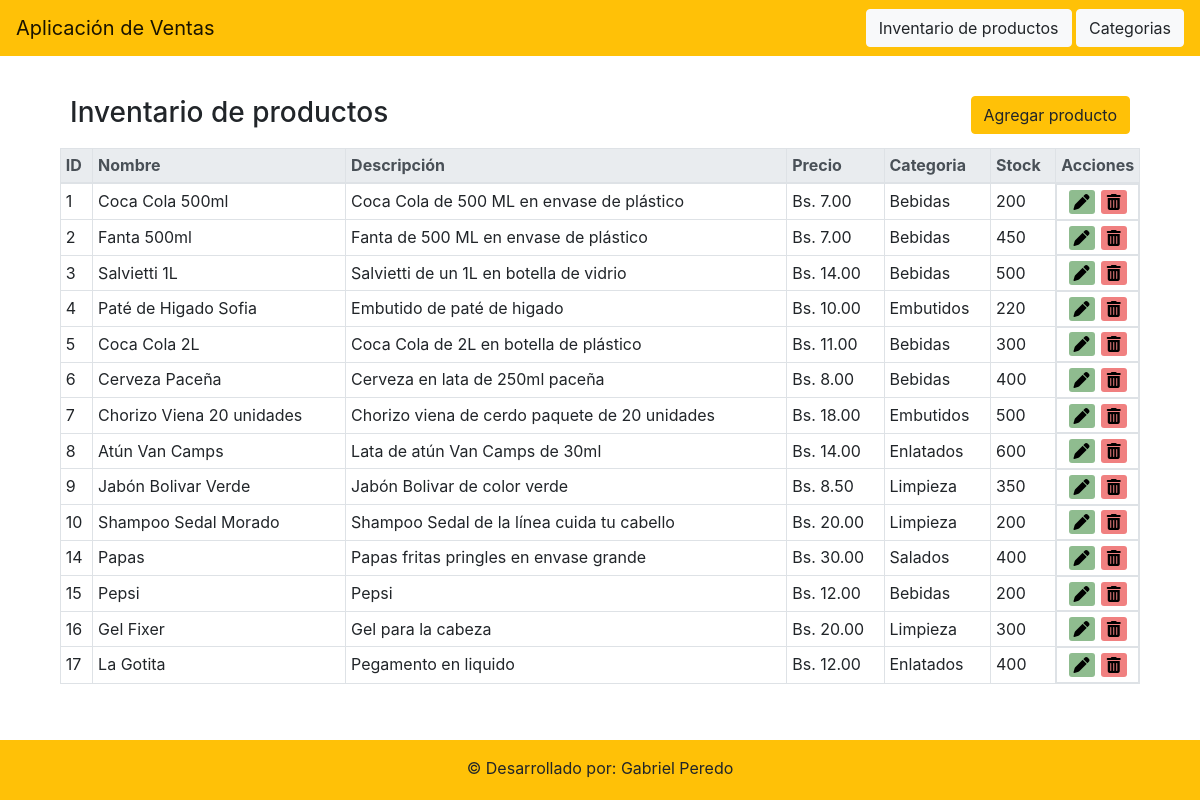
The app's page /productos_lista with its own data.
### ventas/models/producto.py (models this page shows, shortened)
class Producto(models.Model):
    id = models.AutoField(primary_key=True)
    nombre = models.CharField(max_length=300)
    precio_actual = models.DecimalField(max_digits=50, decimal_places=2)
    stock_actual = models.IntegerField(null=False)
    descripcion = models.CharField(max_length=300)
    imagen = models.ImageField(blank=True, upload_to='images')
    fk_categoria = models.ForeignKey(Categoria, on_delete=models.CASCADE, related_name='Categoria', null=False)
    class Meta:
        db_table = 'ventas_productos'

### ventas/models/categoria.py (models this page shows)
class Categoria(models.Model):
    id = models.AutoField(primary_key=True)
    nombre = models.CharField(max_length=50)
    class Meta:
        db_table = 'ventas_categorias'
    def __str__(self):
        return self.nombre

### ventas/views/producto_view.py (the view)
# urls.py: path('productos_lista', producto_view.ProductoListView.as_view(), name="Productos lista"),
class ProductoListView(generic.ListView):
    model = Producto

### ventas/templates/ventas/producto_list.html
{% extends 'base.html' %}
{% block content %}
    <div style="display: flex; flex-direction:column ;justify-content: center; align-items: center; padding-top: 30px">
        <div style="padding: 10px; display: flex; justify-content: space-between; width: 90%">
            <h3>Inventario de productos</h3>
            <div>
                <a class="btn btn-warning" href="{% url 'Producto crear' %}">Agregar producto</a>
            </div>
        </div>
        {% if producto_list %}
        <table class="table table-sm table-bordered table-hover" style="width: 90%">
            <thead class="thead-light">
                <tr>
                    <th>ID</th>
                    <th>Nombre</th>
                    <th>Descripción</th>
                    <th>Precio</th>
                    <th>Categoria</th>
                    <th>Stock</th>
                    <th style="width: 1%">Acciones</th>
                </tr>
            </thead>
            <tbody>
                {% for producto in producto_list %}
                    <tr>
                        <td>{{ producto.id }}</td>
                        <td>{{ producto.nombre }}</td>
                        <td>{{ producto.descripcion }}</td>
                        <td>Bs. {{ producto.precio_actual }}</td>
                        <td>{{ producto.fk_categoria }}</td>
                        <td>{{ producto.stock_actual }}</td>
                        <td class="th-buttons">
                            <a class="link-button" style="background: darkseagreen" href="{% url 'Producto editar' producto.id %}">
                                <i class="fas fa-pen fa-fw"></i>
                            </a>
                            <a class="link-button" style="background: lightcoral" href="{% url 'Producto eliminar' producto.id %}">
                                <i class="fas fa-trash-alt fa-fw"></i>
                            </a>
                        </td>
                    </tr>
                {% endfor %}
            </tbody>
        </table>
        {% else %}
            <h2>No hay nada</h2>
        {% endif %}
    </div>
{% endblock %}

### ventas/static/ventas/style.css (style rules this page uses)
body { display: flex; min-height: 100vh; flex-direction: column; }

### templates/base.html (style rules this page uses)
.link-button { text-align: center; cursor: pointer; min-width: 26px; border-radius: 3px; color: black; text-decoration: none; }
.th-buttons { display: flex; justify-content: space-evenly; }

### records on screen
Producto: id "1", nombre "Coca Cola 500ml", descripcion "Coca Cola de 500 ML en envase de plástico", precio_actual "7.00", fk_categoria "Bebidas", stock_actual "200"
Producto: id "2", nombre "Fanta 500ml", descripcion "Fanta de 500 ML en envase de plástico", precio_actual "7.00", fk_categoria "Bebidas", stock_actual "450"
Producto: id "3", nombre "Salvietti 1L", descripcion "Salvietti de un 1L en botella de vidrio", precio_actual "14.00", fk_categoria "Bebidas", stock_actual "500"
Producto: id "4", nombre "Paté de Higado Sofia", descripcion "Embutido de paté de higado", precio_actual "10.00", fk_categoria "Embutidos", stock_actual "220"
Producto: id "5", nombre "Coca Cola 2L", descripcion "Coca Cola de 2L en botella de plástico", precio_actual "11.00", fk_categoria "Bebidas", stock_actual "300"
Producto: id "6", nombre "Cerveza Paceña", descripcion "Cerveza en lata de 250ml paceña", precio_actual "8.00", fk_categoria "Bebidas", stock_actual "400"
Producto: id "7", nombre "Chorizo Viena 20 unidades", descripcion "Chorizo viena de cerdo paquete de 20 unidades", precio_actual "18.00", fk_categoria "Embutidos", stock_actual "500"
Producto: id "8", nombre "Atún Van Camps", descripcion "Lata de atún Van Camps de 30ml", precio_actual "14.00", fk_categoria "Enlatados", stock_actual "600"
Producto: id "9", nombre "Jabón Bolivar Verde", descripcion "Jabón Bolivar de color verde", precio_actual "8.50", fk_categoria "Limpieza", stock_actual "350"
Producto: id "10", nombre "Shampoo Sedal Morado", descripcion "Shampoo Sedal de la línea cuida tu cabello", precio_actual "20.00", fk_categoria "Limpieza", stock_actual "200"
Producto: id "14", nombre "Papas", descripcion "Papas fritas pringles en envase grande", precio_actual "30.00", fk_categoria "Salados", stock_actual "400"
Producto: id "15", nombre "Pepsi", descripcion "Pepsi", precio_actual "12.00", fk_categoria "Bebidas", stock_actual "200"
Producto: id "16", nombre "Gel Fixer", descripcion "Gel para la cabeza", precio_actual "20.00", fk_categoria "Limpieza", stock_actual "300"
Producto: id "17", nombre "La Gotita", descripcion "Pegamento en liquido", precio_actual "12.00", fk_categoria "Enlatados", stock_actual "400"
